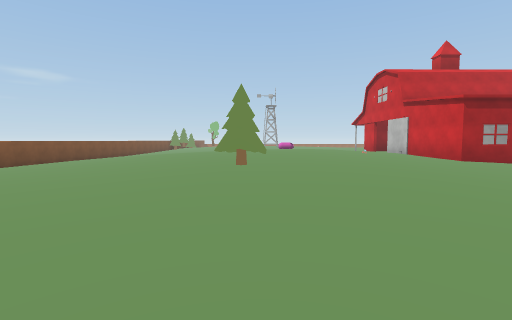
[1] (above)

24 first-person views from a walk through a Unity game level. The camera is 1.5 m above the floor, tilts 4° down and sees 85° across. Doors are open. The floor is counted in squares, 2 m on a side. Each view is taken from the middle of a square. On the plan, view 1 faces up. The plan holds only what a view shows up to about 10 squares ahead; the rest is blank. The place goes on beyond the plan. Some animated figures are left out. Some surface patterns are stand-ins.

[2]
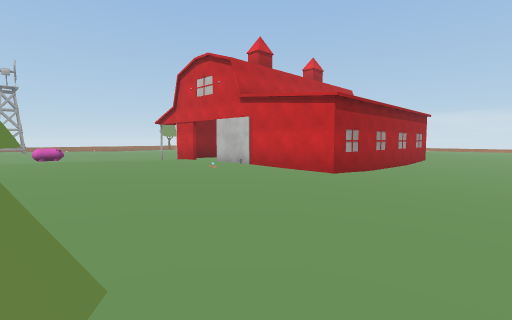

[3]
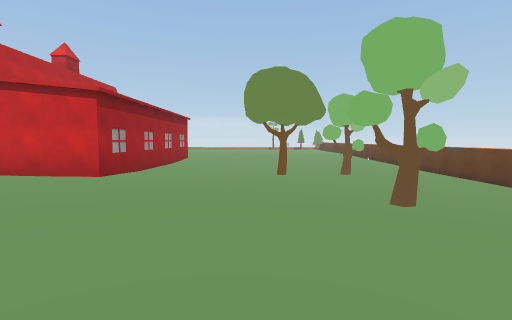

[4]
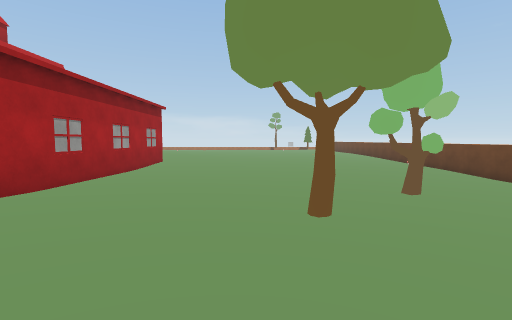

[5]
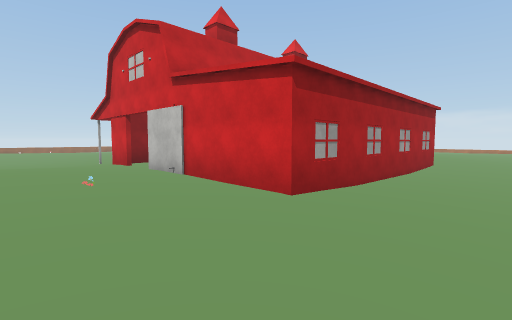

[6]
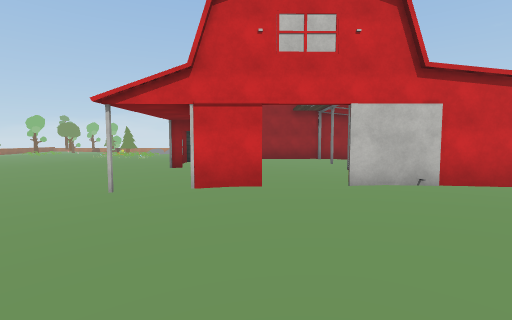

[7]
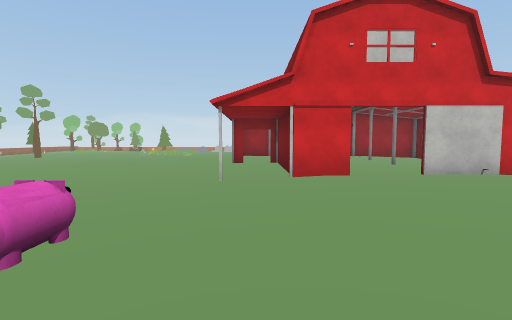

[8]
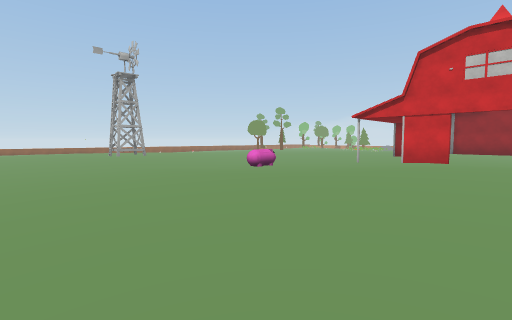

[9]
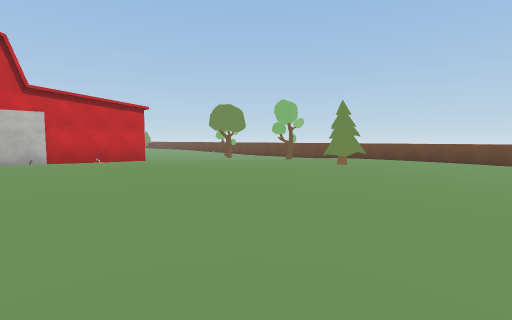

[10]
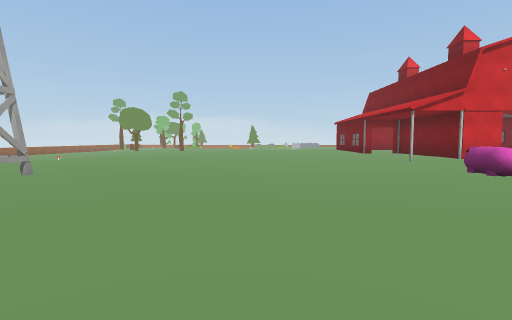

[11]
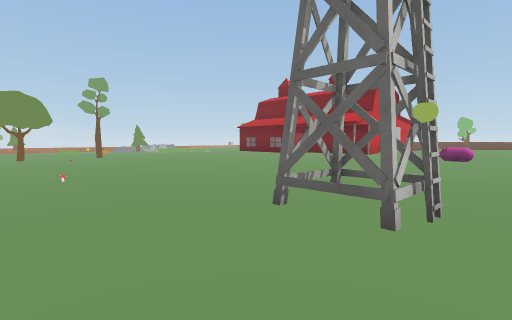

[12]
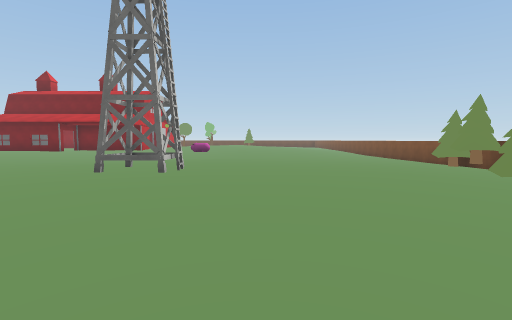

[13]
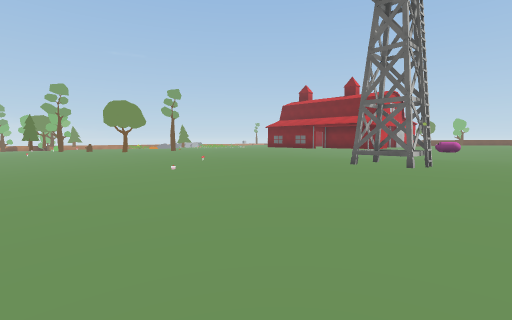

[14]
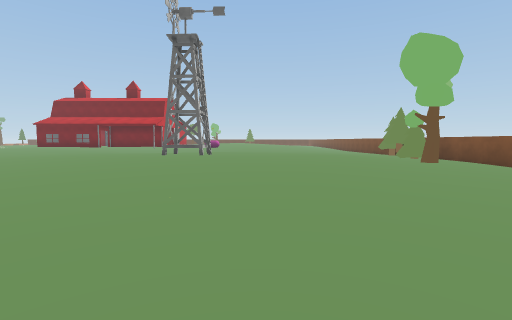

[15]
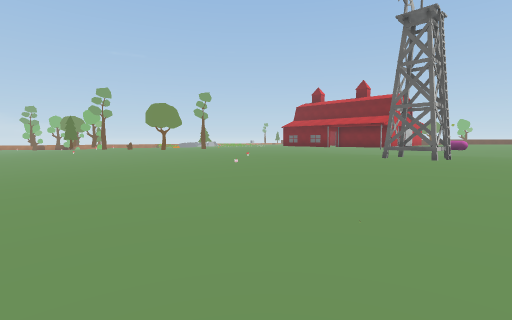

[16]
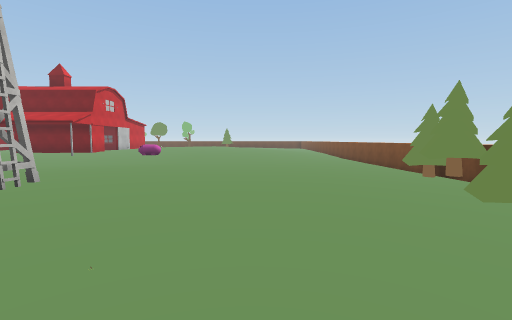

[17]
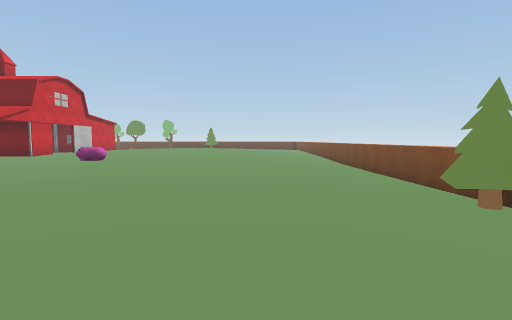

[18]
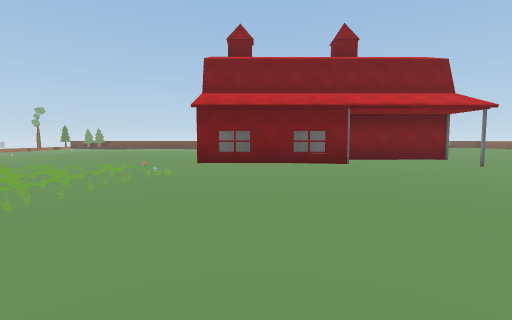

[19]
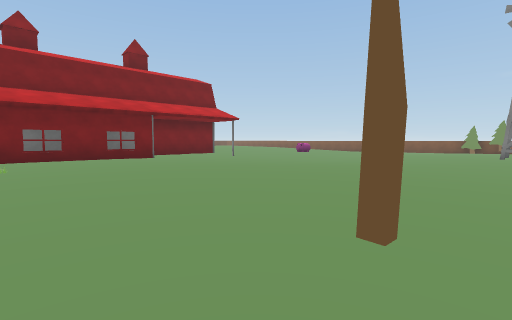

[20]
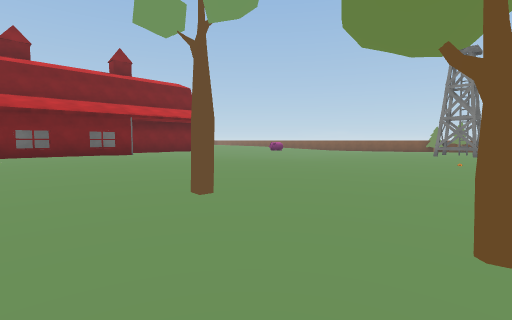

[21]
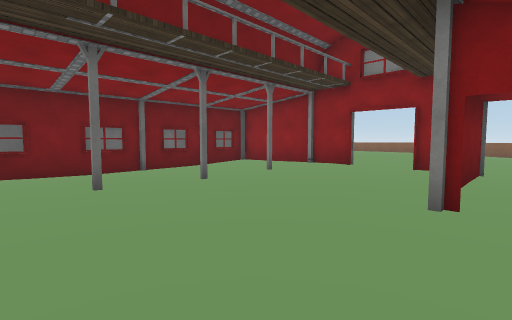

[22]
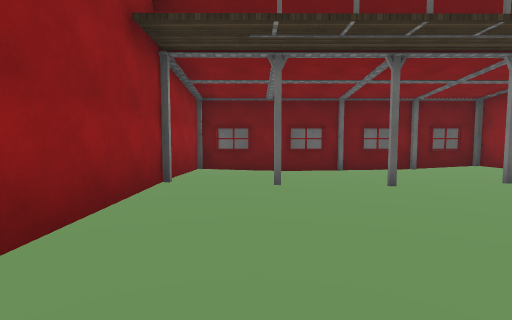

[23]
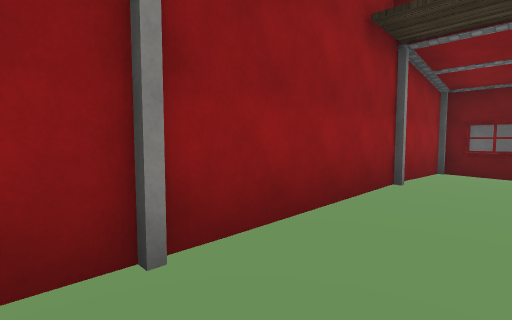

[24]
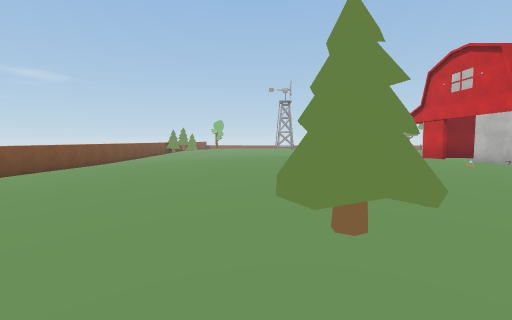

### Floor plan
Key: @ floor where view 1 was taken; # wall or solid block; . main floor; : floor 0.25 m higher than the main floor; - floor 0.25 m lower than the main floor; + floor 0.5 m higher than the main floor; _ floor 0.5 m lower than the main floor; * floor 0.75 m higher than the main floor; / step, stairs or slope; D open door; O other object.
Columns run from 8 left of view 1 to 15 right of it. Each row starts with its distance up from view 1.
 38        -
 37       -------_____
 36      ---------______
 35     --...-------____
 34    -.........----___
 33   -...........------
 32   .O.::::::.....---
 31 #...:::::::::.....-
 30 #...::::::::::.O.....O..
 29 #...:::::::::::.. ......
 28 #OO.:::::OO::::.........
 27 #O...::::::::::......O..
 26 #O....::::::............
 25 #O......::........:::...
 24 #--..............::::::.
 23 #--..............::::::O
 22 #---.......---....:::::O
 21 #---......----....::::OO
 20 #---..............::::::
 19 #---...::.O......:::::::
 18     ..:::::...#..::## ##
 17     .:::+:://.::::D::::#
 16     .::++/////####O::::O
 15     :::++++++:#::::::::#
 14 #-//::++++*+++:::::::::#
 13 #-//::++++**++#::::..::#
 12 #-//:++++***++O:O:O..O:O
 11 #-///+++****O+#::....::#
 10 #-./::++***+++#:.......#
  9 #-./::++**++++O#O#O####O
  8  -..:::++++++::.........
  7   ...//+++++::....----..
  6   ...:/+O++:::..-------
  5    .../:+++:/..--------
  4     ..::::::...O--_----
  3     ..::::::O.---__----
  2      .:::::..---_O_----
  1      .....  .--____----
  0         @    --_____---
 -1                ########

Positions as (right, up) in squares from view 1, and headings:
1: (0, 0), facing up
2: (0, 5), facing up-right
3: (0, 5), facing right
4: (4, 5), facing right
5: (3, 6), facing up-right
6: (1, 15), facing right
7: (0, 17), facing right
8: (-4, 13), facing up-right
9: (-4, 13), facing down-right
10: (-3, 23), facing right
11: (0, 31), facing down-right
12: (-1, 34), facing down
13: (-1, 35), facing down-right
14: (-1, 38), facing down
15: (-1, 37), facing down-right
16: (-3, 32), facing down
17: (-4, 29), facing down
18: (13, 26), facing down
19: (15, 28), facing down-left
20: (15, 30), facing down-left
21: (14, 17), facing down-left
22: (13, 17), facing down
23: (13, 17), facing down-right
24: (-1, 4), facing up
